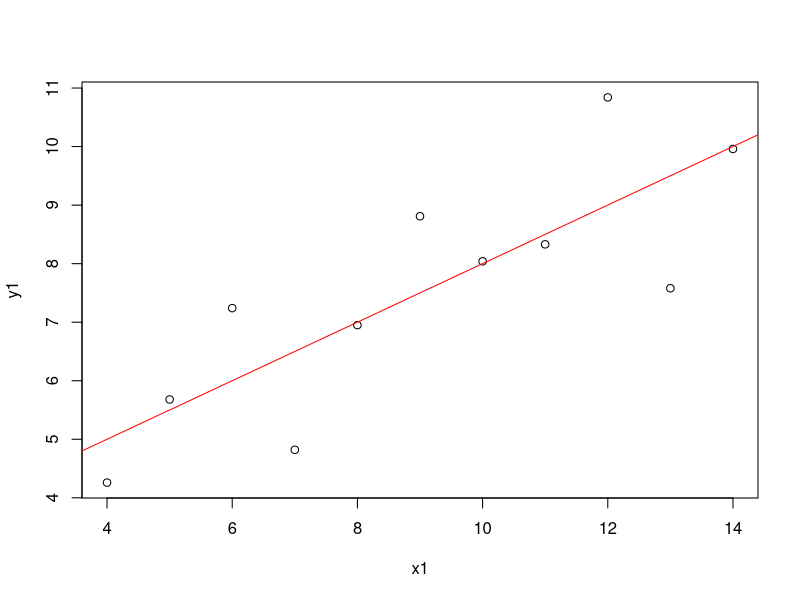

Recreate this plot in R.
## ---- chunk 1
#使用範例資料
data(anscombe)
#使用資料中x1,y1變數畫出點散布圖
plot(y1 ~ x1, data = anscombe)
#建立回歸模型並assign到lmfit變數中
lmfit <- lm(y1~x1, data=anscombe) 
#在點散佈圖上加上迴歸線
abline(lmfit, col="red")
## ---- chunk 2
#文件查詢
help(package="base")
?base::sum
?sum
help.search("sum")
??sum

#範例演釋
demo()
#使用內建資料集
data()
#看現有變數
ls()
#移除變數
rm()

x = c(1,2,3)
#查看資料型態
class(x)
#查看資料結構
str(x)
## ---- chunk 3
3+8
3-8
3*8
3/8
11%%2
3<4
2==5
T == TRUE
## ---- chunk 4
a = 3
a <- 3 # ( alt + - )
assign("a",3)

a / 2
a = a / 2
a
## ---- chunk 5
character(5)  ## character vector of length 5
numeric(5)
logical(5)
x = c(1,2,3,7)
y= c(2,3,5,1)
x+y
x*y
x-y
x/y

x = c(1,2,3,7)
x + 10
x + c(10)
x + c(1,2)
x + c(1,2,1,2)

x == c(1,99,3,4)

c(1,2,3)
c(2,T,3+0i,"one")
c(2,T,3+0i)
c(c(1,2,3,4),c(5))

x = c(1,2,3,4,NA)
sum(x)
sum(x, na.rm=T)

x = c(1,2,3,4,NA)
is.na(x)
sum(x[!is.na(x)])

height_vec = c(180,169,173)
height_vec
names(height_vec) = c("Brian", "Toby", "Sherry")
height_vec

name_vec = c("Brian", "Toby", "Sherry")
names(height_vec) = name_vec
height_vec > 175
height_vec / 100
height_vec > 175 | height_vec < 170
height_vec < 175 & height_vec > 170

#R 的index從1開始
height_vec[c(1)] #index
height_vec['Brian'] #element name
height_vec[height_vec > 175] #condition (boolean vector)

## ---- chunk 6
h = c(180,169,173)
w = c(73,87,43)
bmi = w / ((h/100)^2)
names(bmi) = c("Brian", "Toby", "Sherry")
bmi < 18.5 | bmi >= 24
bmi[bmi < 18.5 | bmi >= 24]
## ---- chunk 7
1:20
seq(1,20)
20:1
?seq
seq(from=1,to=20,by=2)
seq(from=1,to=20,length=2)

rep(1,5)
?rep
rep(x=c(1,2), times=5)
rep(x=c(1,2), times=c(1,2))
rep(x=c(1,2), each=5)
rep(x=c(1,2), length=5)
rep_len(x=c(1,2),length.out = 5)

paste("the","big","bang","theory")
paste("big","bang",sep="-")
length(paste("the","big","bang","theory"))

paste("big","bang",sep="")
paste("big","bang",sep=";")
paste(c("big","bang"),1:2)
paste(c("big","bang"),1:2,collapse = "+" )
length(paste(c("big","bang"),1:4,collapse = "+" ))
## ---- chunk 8
matrix(1:9, byrow=TRUE, nrow=3)
matrix(1:9, nrow=3)
kevin = c(85,73)
marry = c(72,64)
jerry = c(59,66)
mat = matrix(c(kevin, marry, jerry), nrow=3, byrow= TRUE)
colnames(mat) = c('first', 'second')
rownames(mat) = c('kevin', 'marry', 'jerry')
mat
## ---- chunk 9
#取得矩陣維度
dim(mat)
#取得矩陣列數
nrow(mat)
#取得矩陣欄數
ncol(mat)
#矩陣轉置(transpose)
t(mat)

#取第一列
mat[1,]
#取第一行
mat[,1]
#取第一、二列
mat[1:2,]

#取kevin和jerry成績
mat[c('kevin','jerry'),]
#取kevin和jerry成績的第一次考試成績
mat[c('kevin','jerry'),'first']

#取得第一次考試成績不及格的人
mat[mat[,1] < 60,'first']

rowSums(mat)
colSums(mat)

rowMeans(mat)
colMeans(mat)

#新增列與行
mat2 = rbind(mat, c(78,63))
rownames(mat2)[nrow(mat2)] = 'sam'
mat2

mat3 = cbind(mat2,c(82,77,70,64))
colnames(mat3)[ncol(mat3)] = 'third'
mat3

rowMeans(mat3)
colMeans(mat3)


# arithmetic
m1 = matrix(1:4, byrow=TRUE, nrow=2)
m2 = matrix(5:8, byrow=TRUE, nrow=2)

m1 + m2
m1 - m2
m1 * m2
m1 / m2

m1 %*% m2
## ---- chunk 10
kevin = c(85,73)
marry = c(72,64)
jerry = c(59,66)
mat = matrix(c(kevin, marry, jerry), nrow=3, byrow= TRUE)
colnames(mat) = c('first', 'second')
rownames(mat) = c('kevin', 'marry', 'jerry')

final = mat %*% c(0.4,0.6)
final

cbind(mat,final)
mat2 = cbind(mat,final)
mat2
colnames(mat2)[ncol(mat2)] = 'final'
mat2

## ---- chunk 11
# syntax
weather= c("sunny","rainy", "cloudy", "rainy", "cloudy")
weather_category = factor(weather)
weather_category
class(weather)
class(weather_category)
# order
temperature = c("Low", "High", "High", "Medium", "Low", "Medium")
temperature_category = factor(temperature, order = TRUE, levels = c("Low", "Medium", "High"))
temperature_category
temperature_category[3] > temperature_category[1]
temperature_category[4] > temperature_category[3]

# change levels name
weather= c("s","r", "c", "r", "c")
weather_factor = factor(weather)
levels(weather_factor) = c("cloudy","rainy","sunny")
weather_factor
## ---- chunk 12
name <- c("Joe", "Bob", "Vicky")
age <- c(28, 26, 34)
gender <- c("Male","Male","Female")
df <- data.frame(name, age, gender)
class(df)
str(df)

data(iris)
head(iris)
tail(iris)
tail(iris, 10)
str(iris)

#取前三列資料
iris[1:3,]
#取前三列第一行的資料
iris[1:3,1]
#取前三列Sepal.Length欄位的資料
iris[1:3,"Sepal.Length"]
head(iris[,1:2])
iris$"Sepal.Length"[1:3]

#取前五筆包含length 及 width 的資料
Five.Sepal.iris = iris[1:5, c("Sepal.Length","Sepal.Width")]
#可以用條件做篩選
setosa.data = iris[iris$Species=="setosa",1:5]
str(setosa.data)

#使用which 做資料篩選
which(iris$Species=="setosa")

#用order做資料排序
iris[order(iris$Sepal.Length, decreasing = TRUE),]

sort(iris$Sepal.Length, decreasing = TRUE)
## ---- chunk 13
# getwd()
setwd('~/lecture/riii')
# setwd("__your_working_directory_path__")
tw2330 = read.csv("data/2330.csv", header=TRUE)
#tw2330 = read.csv('https://github.com/YuHsuanLin/riii/raw/master/data/2330.csv')
test.data = read.table("data/match.txt" ,header = FALSE, sep="|")

